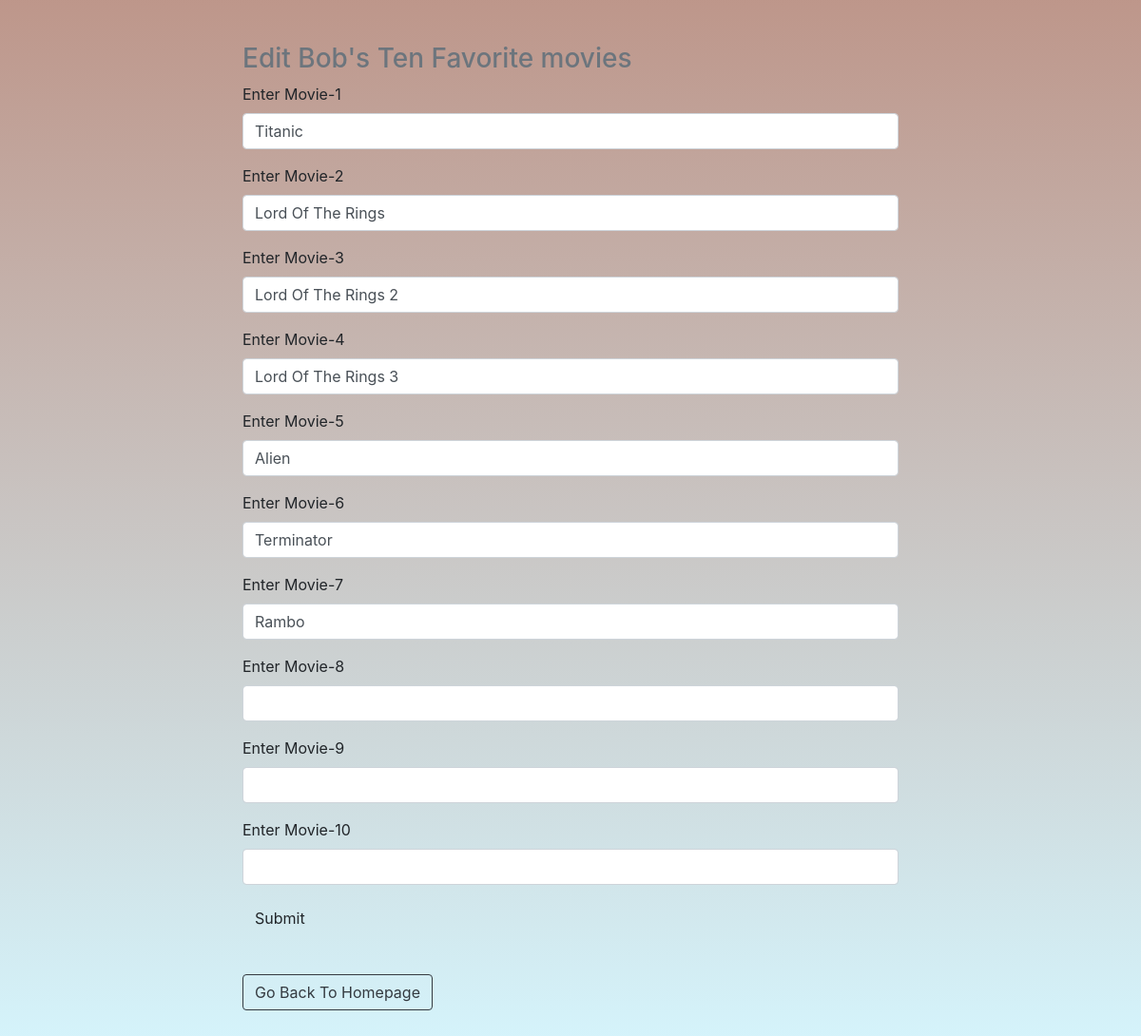
Screenshot of /AddMovies/1 with the database file from the repository.
### app/Homepage/model.py (models this page shows, shortened)
class Friends(db.Model):
    id = db.Column(db.Integer, primary_key = True)
    firstName = db.Column(db.String(45), nullable = False)
    secondName = db.Column(db.String(200), nullable = False)

### app/Movies/model.py (models this page shows, shortened)
class MoviesList(db.Model):
    id = db.Column(db.Integer, primary_key = True)
    friendId = db.Column(db.Integer, db.ForeignKey('friends.id'))
    movie1 = db.Column(db.String(64))
    movie2 = db.Column(db.String(64))
    movie3 = db.Column(db.String(64))
    movie4 = db.Column(db.String(64))
    movie5 = db.Column(db.String(64))
    movie6 = db.Column(db.String(64))
    movie7 = db.Column(db.String(64))
    movie8 = db.Column(db.String(64))
    movie9 = db.Column(db.String(64))
    movie10 = db.Column(db.String(64))

### app/Movies/routes.py (the view, shortened to what this page needs)
@movies_bp.route("/AddMovies/<int:id>", methods=['POST','GET'])
def AddMovies(id):
    current_friend = Friends.query.get_or_404(id)
    form = Movies()
    userMovies = MoviesList.query.filter_by(friendId=id).first()
    if userMovies is None:
        form = Movies()
    else:
        form.movie1.data = userMovies.movie1
        form.movie2.data = userMovies.movie2
        form.movie3.data = userMovies.movie3
        form.movie4.data = userMovies.movie4
        form.movie5.data = userMovies.movie5
        form.movie6.data = userMovies.movie6
        form.movie7.data = userMovies.movie7
        form.movie8.data = userMovies.movie8
        form.movie9.data = userMovies.movie9
        form.movie10.data = userMovies.movie10
    return render_template('AddMovie.html', form= form, id=id, friend=current_friend)

### app/Movies/form.py
class Movies(FlaskForm):
    movie1 = StringField('Enter Movie-1')
    movie2 = StringField('Enter Movie-2')
    movie3 = StringField('Enter Movie-3')
    movie4 = StringField('Enter Movie-4')
    movie5 = StringField('Enter Movie-5')
    movie6 = StringField('Enter Movie-6')
    movie7 = StringField('Enter Movie-7')
    movie8 = StringField('Enter Movie-8')
    movie9 = StringField('Enter Movie-9')
    movie10 = StringField('Enter Movie-10')
    submit = SubmitField('Submit')

### app/Movies/templates/AddMovie.html
{% extends 'base.html' %}
{% import 'bootstrap/wtf.html' as wtf %}
{% block content %}
<div class="home">
<div class="container">
    <div class="col-8 mx-auto">
        <h3 class="text-muted">Edit {{ friend.firstName }}'s Ten Favorite movies</h3>
        {{ wtf.quick_form(form) }}
        <br>
        <a class="btn btn-outline-dark" href="{{ url_for('Home.Home') }}">Go Back To Homepage</a>
    </div>
</div>
</div>
{% endblock %}

### app/static/main.css (style rules this page uses)
.home { height: auto; padding: 45px 45px; background: linear-gradient(hsla(14, 69%, 29%, 0.502), rgba(171, 234, 250, 0.5)); }

### rows the page displays
Friends: firstName "Bob"
MoviesList: movie1 "Titanic", movie2 "Lord Of The Rings", movie3 "Lord Of The Rings 2", movie4 "Lord Of The Rings 3", movie5 "Alien", movie6 "Terminator", movie7 "Rambo"
